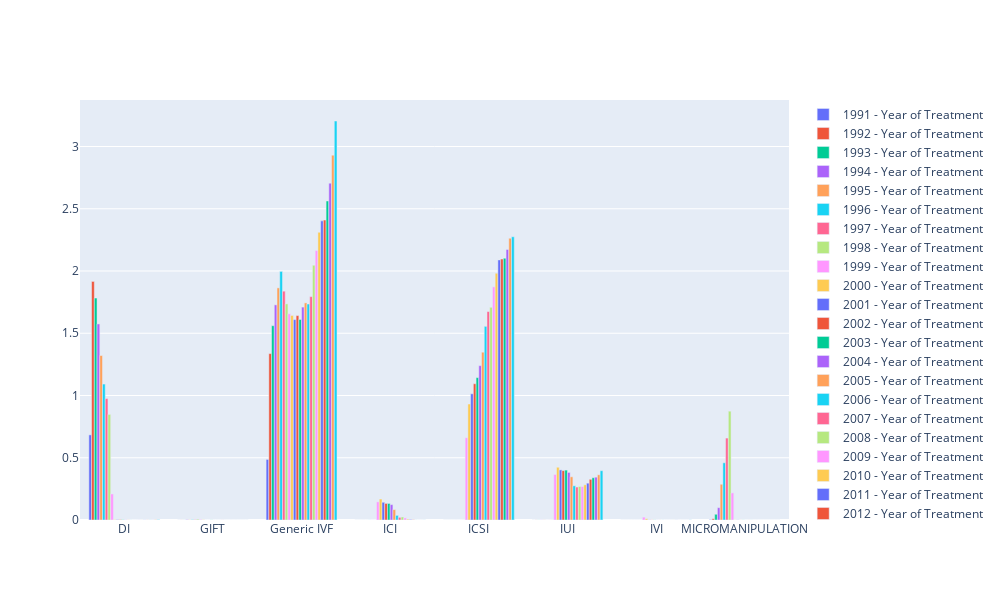

The notebook cell this image was saved under:
### Code cell
groups = ['Year of Treatment']
          
fig = make_subplots(rows=len(groups), cols=1, shared_xaxes=True)
g_count = 0
for gg in groups:
    g_count+=1
    g = final_df.groupby(['Fertilisation treatment category', gg]).size()
    data = cal_pct(g)
    graph_data = compare_bar(gg, data, [1991, 1992, 1993, 1994, 1995, 1996, 1997, 1998, 1999, 2000, 2001, 2002, 2003, 2004, 2005, 2006, 2007, 2008, 2009, 2010, 2011, 2012, 2013, 2014, 2015, 2016], True)
    for i in range(0,len(graph_data)):
        fig.append_trace(graph_data[i], g_count, 1)
    # Change the bar mode

fig['layout'].update(height=600, width=1000)
fig.show()

### Figure 1 — Plotly figure (JSON) as saved in the notebook; plotly's stock layout.template omitted (floating-point values rounded to 4 significant figures)
{"data": [{"name": "1991 - Year of Treatment", "type": "bar", "x": ["DI", "GIFT", "Generic IVF", "ICI", "ICSI", "IUI", "IVI", "MICROMANIPULATION"], "xaxis": "x", "y": [0.6837, 0.0002206, 0.4864, 0, 0, 7.354e-05, 0, 0.003015], "yaxis": "y"}, {"name": "1992 - Year of Treatment", "type": "bar", "x": ["DI", "GIFT", "Generic IVF", "ICI", "ICSI", "IUI", "IVI", "MICROMANIPULATION"], "xaxis": "x", "y": [1.916, 0.0004413, 1.337, 0, 0, 0.0005883, 0, 0.01], "yaxis": "y"}, {"name": "1993 - Year of Treatment", "type": "bar", "x": ["DI", "GIFT", "Generic IVF", "ICI", "ICSI", "IUI", "IVI", "MICROMANIPULATION"], "xaxis": "x", "y": [1.783, 0.0002942, 1.561, 0, 0, 0.0005883, 0, 0.04619], "yaxis": "y"}, {"name": "1994 - Year of Treatment", "type": "bar", "x": ["DI", "GIFT", "Generic IVF", "ICI", "ICSI", "IUI", "IVI", "MICROMANIPULATION"], "xaxis": "x", "y": [1.575, 0.002721, 1.728, 0.0001471, 0, 0.0007354, 0, 0.09914], "yaxis": "y"}, {"name": "1995 - Year of Treatment", "type": "bar", "x": ["DI", "GIFT", "Generic IVF", "ICI", "ICSI", "IUI", "IVI", "MICROMANIPULATION"], "xaxis": "x", "y": [1.321, 0.001471, 1.864, 0, 7.354e-05, 0.000809, 0.0001471, 0.287], "yaxis": "y"}, {"name": "1996 - Year of Treatment", "type": "bar", "x": ["DI", "GIFT", "Generic IVF", "ICI", "ICSI", "IUI", "IVI", "MICROMANIPULATION"], "xaxis": "x", "y": [1.092, 0.003162, 1.997, 0.0004413, 0, 0.0001471, 7.354e-05, 0.4596], "yaxis": "y"}, {"name": "1997 - Year of Treatment", "type": "bar", "x": ["DI", "GIFT", "Generic IVF", "ICI", "ICSI", "IUI", "IVI", "MICROMANIPULATION"], "xaxis": "x", "y": [0.975, 0.003015, 1.838, 0.0001471, 0.0001471, 0.0003677, 7.354e-05, 0.6581], "yaxis": "y"}, {"name": "1998 - Year of Treatment", "type": "bar", "x": ["DI", "GIFT", "Generic IVF", "ICI", "ICSI", "IUI", "IVI", "MICROMANIPULATION"], "xaxis": "x", "y": [0.8482, 0.006619, 1.736, 0, 0.0005883, 0.0008825, 0.0001471, 0.8741], "yaxis": "y"}, {"name": "1999 - Year of Treatment", "type": "bar", "x": ["DI", "GIFT", "Generic IVF", "ICI", "ICSI", "IUI", "IVI", "MICROMANIPULATION"], "xaxis": "x", "y": [0.2092, 0.004339, 1.656, 0.1461, 0.6609, 0.3656, 0.02295, 0.2177], "yaxis": "y"}, {"name": "2000 - Year of Treatment", "type": "bar", "x": ["DI", "GIFT", "Generic IVF", "ICI", "ICSI", "IUI", "IVI", "MICROMANIPULATION"], "xaxis": "x", "y": [0.003309, 0.001765, 1.643, 0.1683, 0.9316, 0.4236, 0.01008, 0.00125], "yaxis": "y"}, {"name": "2001 - Year of Treatment", "type": "bar", "x": ["DI", "GIFT", "Generic IVF", "ICI", "ICSI", "IUI", "IVI", "MICROMANIPULATION"], "xaxis": "x", "y": [0.003309, 0.0002206, 1.61, 0.1426, 1.014, 0.4024, 0.001618, 0.00125], "yaxis": "y"}, {"name": "2002 - Year of Treatment", "type": "bar", "x": ["DI", "GIFT", "Generic IVF", "ICI", "ICSI", "IUI", "IVI", "MICROMANIPULATION"], "xaxis": "x", "y": [0.003089, 7.354e-05, 1.642, 0.1332, 1.095, 0.3966, 0.0009561, 0.0004413], "yaxis": "y"}, {"name": "2003 - Year of Treatment", "type": "bar", "x": ["DI", "GIFT", "Generic IVF", "ICI", "ICSI", "IUI", "IVI", "MICROMANIPULATION"], "xaxis": "x", "y": [0.002059, 0.0007354, 1.611, 0.133, 1.144, 0.4008, 0.0008825, 0.0005883], "yaxis": "y"}, {"name": "2004 - Year of Treatment", "type": "bar", "x": ["DI", "GIFT", "Generic IVF", "ICI", "ICSI", "IUI", "IVI", "MICROMANIPULATION"], "xaxis": "x", "y": [0.00125, 7.354e-05, 1.71, 0.1236, 1.24, 0.3821, 0.0005148, 0.0001471], "yaxis": "y"}, {"name": "2005 - Year of Treatment", "type": "bar", "x": ["DI", "GIFT", "Generic IVF", "ICI", "ICSI", "IUI", "IVI", "MICROMANIPULATION"], "xaxis": "x", "y": [0.001103, 7.354e-05, 1.744, 0.0834, 1.348, 0.347, 0.0004413, 0.0002942], "yaxis": "y"}, {"name": "2006 - Year of Treatment", "type": "bar", "x": ["DI", "GIFT", "Generic IVF", "ICI", "ICSI", "IUI", "IVI", "MICROMANIPULATION"], "xaxis": "x", "y": [0.0003677, 0.0002206, 1.735, 0.03729, 1.556, 0.2746, 0.0004413, 0.0002942], "yaxis": "y"}, {"name": "2007 - Year of Treatment", "type": "bar", "x": ["DI", "GIFT", "Generic IVF", "ICI", "ICSI", "IUI", "IVI", "MICROMANIPULATION"], "xaxis": "x", "y": [0, 0.0004413, 1.794, 0.02147, 1.674, 0.2648, 0.0002206, 0], "yaxis": "y"}, {"name": "2008 - Year of Treatment", "type": "bar", "x": ["DI", "GIFT", "Generic IVF", "ICI", "ICSI", "IUI", "IVI", "MICROMANIPULATION"], "xaxis": "x", "y": [0.0002206, 7.354e-05, 2.046, 0.02434, 1.709, 0.2693, 7.354e-05, 0.0001471], "yaxis": "y"}, {"name": "2009 - Year of Treatment", "type": "bar", "x": ["DI", "GIFT", "Generic IVF", "ICI", "ICSI", "IUI", "IVI", "MICROMANIPULATION"], "xaxis": "x", "y": [0.0005883, 0, 2.165, 0.01662, 1.873, 0.2691, 7.354e-05, 0], "yaxis": "y"}, {"name": "2010 - Year of Treatment", "type": "bar", "x": ["DI", "GIFT", "Generic IVF", "ICI", "ICSI", "IUI", "IVI", "MICROMANIPULATION"], "xaxis": "x", "y": [0.0003677, 7.354e-05, 2.311, 0.00684, 1.982, 0.2827, 0.0002942, 0], "yaxis": "y"}, {"name": "2011 - Year of Treatment", "type": "bar", "x": ["DI", "GIFT", "Generic IVF", "ICI", "ICSI", "IUI", "IVI", "MICROMANIPULATION"], "xaxis": "x", "y": [0.000809, 0, 2.403, 0.004339, 2.089, 0.2959, 0.0005148, 0], "yaxis": "y"}, {"name": "2012 - Year of Treatment", "type": "bar", "x": ["DI", "GIFT", "Generic IVF", "ICI", "ICSI", "IUI", "IVI", "MICROMANIPULATION"], "xaxis": "x", "y": [0.0006619, 7.354e-05, 2.409, 0.001839, 2.096, 0.3268, 7.354e-05, 0], "yaxis": "y"}, {"name": "2013 - Year of Treatment", "type": "bar", "x": ["DI", "GIFT", "Generic IVF", "ICI", "ICSI", "IUI", "IVI", "MICROMANIPULATION"], "xaxis": "x", "y": [0.0006619, 0, 2.563, 0.0002942, 2.103, 0.3395, 7.354e-05, 0], "yaxis": "y"}, {"name": "2014 - Year of Treatment", "type": "bar", "x": ["DI", "GIFT", "Generic IVF", "ICI", "ICSI", "IUI", "IVI", "MICROMANIPULATION"], "xaxis": "x", "y": [0.0006619, 0, 2.706, 0.0002206, 2.173, 0.3441, 0.0001471, 0], "yaxis": "y"}, {"name": "2015 - Year of Treatment", "type": "bar", "x": ["DI", "GIFT", "Generic IVF", "ICI", "ICSI", "IUI", "IVI", "MICROMANIPULATION"], "xaxis": "x", "y": [0.001912, 0, 2.931, 7.354e-05, 2.263, 0.3632, 0.0002206, 0], "yaxis": "y"}, {"name": "2016 - Year of Treatment", "type": "bar", "x": ["DI", "GIFT", "Generic IVF", "ICI", "ICSI", "IUI", "IVI", "MICROMANIPULATION"], "xaxis": "x", "y": [0.002795, 0, 3.205, 0.0004413, 2.275, 0.396, 0.0009561, 0], "yaxis": "y"}], "layout": {"height": 600, "width": 1000, "xaxis": {"anchor": "y", "autorange": true, "domain": [0, 1], "range": [-0.5, 7.5], "type": "category"}, "yaxis": {"anchor": "x", "autorange": true, "domain": [0, 1], "range": [0, 3.374], "type": "linear"}}}
